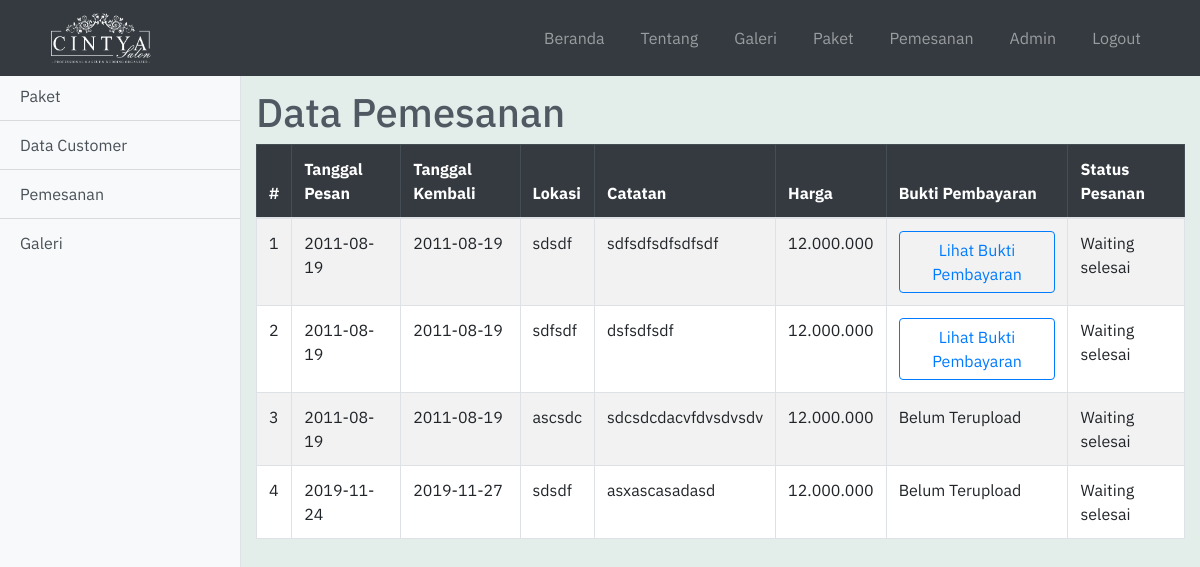
/admin-pemesanan.php (signed in), run on the app's committed database.
### tables this page shows
CREATE TABLE `pemesanan` (
  `id_pemesanan` int(255) NOT NULL,
  `catatan` varchar(255) DEFAULT NULL,
  `id_paket` int(11) NOT NULL,
  `tgl_pesan` date NOT NULL,
  `tgl_kembali` date NOT NULL,
  `status` varchar(255) NOT NULL DEFAULT 'Waiting',
  `lokasi` varchar(255) NOT NULL,
  `bukti_pembayaran` varchar(255) DEFAULT NULL,
  `user_id` int(11) NOT NULL
);

CREATE TABLE `paket` (
  `id_paket` int(11) NOT NULL,
  `nama_paket` varchar(45) DEFAULT NULL,
  `harga` varchar(45) DEFAULT NULL,
  `dekorasi` varchar(255) DEFAULT NULL,
  `rias_baju` varchar(255) DEFAULT NULL,
  `dokumentasi` varchar(255) DEFAULT NULL,
  `mc` varchar(45) DEFAULT NULL,
  `free` varchar(255) DEFAULT NULL,
  `foto` varchar(255) NOT NULL
);

### admin-pemesanan.php (the view, shortened to what this page needs)
<!DOCTYPE html>
<html lang="en">
<head>
    <?php include 'includes/head.php' ?>
    <link href="css/simple-sidebar.css" rel="stylesheet">
</head>
<body>
    <?php include 'includes/navbar.php' ?>
    <div class="d-flex pt-5 mt-4" id="wrapper">
        <?php include 'includes/sidebar.php' ?>
        <div style="background-color:#E3EDEA;" id="page-content-wrapper">
            <div class="container-fluid mt-3">
                <h1 class="">Data Pemesanan</h1>
            </div>
            <div class="container">
                <table class="table table-striped table-bordered" style="background-color: white">
                    <thead class="table-dark">
                        <tr>
                            <th>#</th>
                            <th>Tanggal Pesan</th>
                            <th>Tanggal Kembali</th>
                            <th>Lokasi</th>
                            <th>Catatan</th>
                            <th>Harga</th>
                            <th>Bukti Pembayaran</th>
                            <th>Status Pesanan</th>
                        </tr>
                    </thead>
                    <tbody>
                        <?php
                        @$id_user = $_SESSION["id"];
                        $query = "SELECT * FROM pemesanan WHERE user_id = '$id_user' ";
                        $result = mysqli_query($con, $query);
                        $query2 = "SELECT * FROM paket INNER JOIN pemesanan ON (paket.id_paket=pemesanan.id_paket)";
                        $result2 = mysqli_query($con, $query2);
                        $paket = mysqli_fetch_assoc($result2);
                        if (mysqli_num_rows($result) > 0) {
                            $no = 0;
                            while ($row = mysqli_fetch_assoc($result)) {
                                $no++; ?>
                                <tr>
                                    <td><?php echo $no ?></td>
                                    <td><?php echo $row["tgl_pesan"] ?></td>
                                    <td><?php echo $row["tgl_kembali"] ?></td>
                                    <td><?php echo $row["lokasi"] ?></td>
                                    <td><?php echo $row["catatan"] ?></td>
                                    <td><?php echo $paket["harga"] ?></td>
                                    <td>
                                        <?php
                                                if ($row["bukti_pembayaran"] == null) { ?>
                                            Belum Terupload
                                        <?php } else { ?>
                                            <button type="button" class="btn btn-block btn-outline-primary" data-toggle="modal" data-target="#modal<?php echo $row["id_pemesanan"] ?>">
                                                Lihat Bukti Pembayaran
                                            </button>
                                        <?php } ?>
                                    </td>
                                    <td>
                                        <?php echo $row["status"] ?>
                                        <br>
                                        selesai
                                    </td>
                                </tr>
                            <?php } ?>
                        <?php }
                        ?>
                    </tbody>
                </table>
            </div>
        </div>
    </div>
</body>
</html>

### css/style.css (style rules this page uses)
body { overflow-x: hidden; font-family: 'IBM Plex Sans', sans-serif; color: #505962; }

### css/simple-sidebar.css (style rules this page uses)
body { overflow-x: hidden; }
#page-content-wrapper { min-width: 100vw; }
@media (min-width: 768px) { #page-content-wrapper { min-width: 0; width: 100%; } }

### data on the page
pemesanan: tgl_pesan "2011-08-19", tgl_kembali "2011-08-19", lokasi "sdsdf", catatan "sdfsdfsdfsdfsdf", id_paket.harga "12.000.000", status "Waiting"
pemesanan: tgl_pesan "2011-08-19", tgl_kembali "2011-08-19", lokasi "sdfsdf", catatan "dsfsdfsdf", id_paket.harga "12.000.000", status "Waiting"
pemesanan: tgl_pesan "2011-08-19", tgl_kembali "2011-08-19", lokasi "ascsdc", catatan "sdcsdcdacvfdvsdvsdv", id_paket.harga "12.000.000", shows "Belum Terupload", status "Waiting"
pemesanan: tgl_pesan "2019-11-24", tgl_kembali "2019-11-27", lokasi "sdsdf", catatan "asxascasadasd", shows "Belum Terupload", status "Waiting"
paket: harga "12.000.000"
